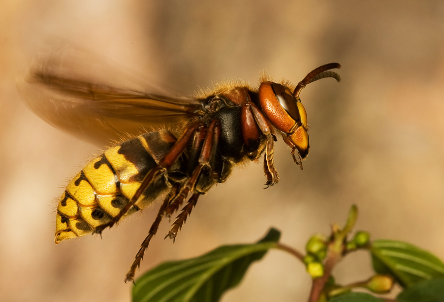
#> input picture cv09/Cv09_obr.bmp, 444 x 302 px, found by its file name
$ python pca_converter.py
#> lines starting #> are read from the running program, lines starting #| are printed output that depends on the picture
import cv2
import numpy as np
import matplotlib.pyplot as plt


def pca(img_rgb):
    """
    Principal Component Analysis algorithm.
    Steps were taken from the uni lecture.
    """
    M = img_rgb.shape[-1]
    vectors = []

    # 1. split M-channel img to M vectors (by last dim - channel dim).
    for m in range(M):
        vectors.append(
            img_rgb[:, :, m].flatten()  # size N
            )

    # print([sig.shape for sig in vectors])

    # 2. compute 'mean vector'
    mean_vec = np.mean(vectors, axis=0)

    # 3. create new vectors as: vector - mean_vec for all M vectors
    w_vectors = vectors - mean_vec  # MxN

    # 4. create a martix of w_vectors
    w_matrix = np.array(w_vectors)  # MxN

    # 5. compute covariance matrix
    cov_matrix = w_matrix @ w_matrix.T  # MxM

    # 6-7. calculate eigenvalues and eigenvectors.
    _, eigenvectors_matrix = np.linalg.eig(cov_matrix)  # MxM

    # 8. eigenspace then is calculated as eigenvectors_matrix @ w_matrix
    eigenspace = eigenvectors_matrix @ w_matrix

    # 9. calculate all components as: k = e[i] + mean_vector, where eigenspace = [ e[0], ..., e[M-1] ]
    components = eigenspace + mean_vec

    return components


if __name__ == "__main__":
    bgr = cv2.imread('cv09/Cv09_obr.bmp')
#> bgr is the input picture: shape (302, 444, 3); mean B, G, R 70.5, 125, 164.3
    rgb = cv2.cvtColor(bgr, cv2.COLOR_BGR2RGB)
    rgb = rgb.astype('uint8')
    gray = cv2.cvtColor(rgb, cv2.COLOR_RGB2GRAY)
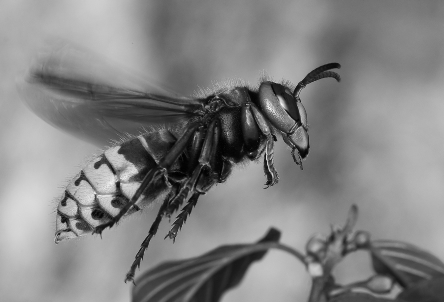
#> gray: shape (302, 444); min 1, max 243, mean 130.5

    img_comps = pca(rgb)
#> after the loop in pca, `for m in range(M):`: vectors = 3 items
#> in pca, `cov_matrix = w_matrix @ w_matrix.T`: cov_matrix = [[287924623.7, 30391015.7, -318315639.3], [30391015.7, 11990312.7, -42381328.3], [-318315639.3, -42381328.3, 360696967.7]]
#> in pca, `_, eigenvectors_matrix = np.linalg.eig(cov_matrix)`: eigenvectors_matrix = [[-0.663, -0.577, -0.477], [-0.0812, -0.577, 0.812], [0.744, -0.577, -0.336]]
    comp1 = img_comps[0].reshape(gray.shape)
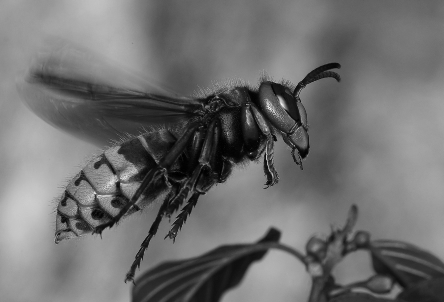
#> comp1: shape (302, 444) float64; min 0.728, max 239.1, mean 111.1

    fig, axs = plt.subplots(1, 2, figsize=(10, 6))

    # show the origin image in gray scale
    axs[0].imshow(gray, cmap='gray')
    axs[0].set_title('RGB2GRAY')

    # show monochrome image received from pca algo
    axs[1].imshow(comp1, cmap='gray')
    axs[1].set_title('PCA K=1')

    plt.tight_layout()
    plt.show()
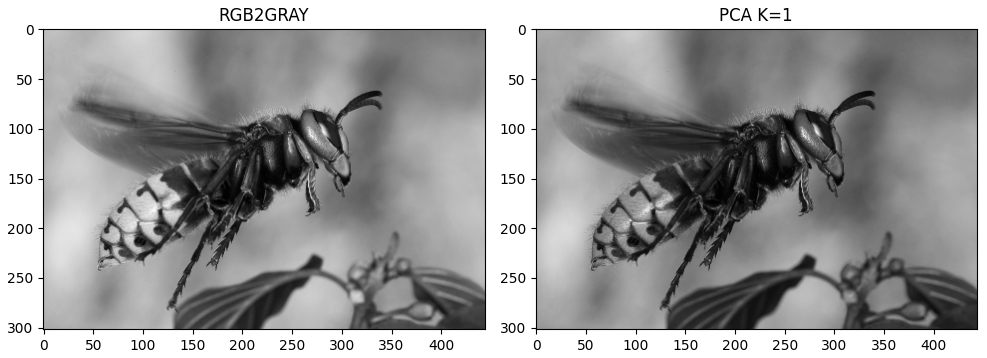
#> figure drawn by matplotlib, 2 panels
